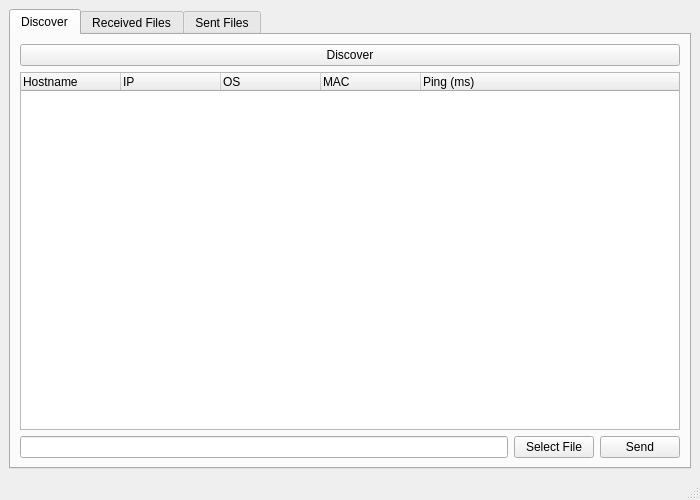
<?xml version="1.0" encoding="UTF-8"?>
<ui version="4.0">
 <class>MainWindow</class>
 <widget class="QMainWindow" name="MainWindow">
  <property name="geometry">
   <rect>
    <x>0</x>
    <y>0</y>
    <width>700</width>
    <height>500</height>
   </rect>
  </property>
  <property name="windowTitle">
   <string>File Transfer Tool</string>
  </property>
  <widget class="QWidget" name="centralwidget">
   <layout class="QVBoxLayout" name="verticalLayout">
    <item>
     <widget class="QTabWidget" name="tabWidget">
      <property name="currentIndex">
       <number>0</number>
      </property>
      <widget class="QWidget" name="tabDiscover">
       <attribute name="title">
        <string>Discover</string>
       </attribute>
       <layout class="QVBoxLayout" name="verticalLayoutTab1">
        <item>
         <widget class="QPushButton" name="btnDiscover">
          <property name="text">
           <string>Discover</string>
          </property>
         </widget>
        </item>
        <item>
         <widget class="QTreeWidget" name="treePeers">
          <property name="columnCount">
           <number>5</number>
          </property>
          <column>
           <property name="text">
            <string>Hostname</string>
           </property>
          </column>
          <column>
           <property name="text">
            <string>IP</string>
           </property>
          </column>
          <column>
           <property name="text">
            <string>OS</string>
           </property>
          </column>
          <column>
           <property name="text">
            <string>MAC</string>
           </property>
          </column>
          <column>
           <property name="text">
            <string>Ping (ms)</string>
           </property>
          </column>
         </widget>
        </item>
        <item>
         <layout class="QHBoxLayout" name="horizontalLayoutDiscover">
          <item>
           <widget class="QLineEdit" name="leFilePath"/>
          </item>
          <item>
           <widget class="QPushButton" name="btnSelectFile">
            <property name="text">
             <string>Select File</string>
            </property>
           </widget>
          </item>
          <item>
           <widget class="QPushButton" name="btnSend">
            <property name="text">
             <string>Send</string>
            </property>
           </widget>
          </item>
         </layout>
        </item>
       </layout>
      </widget>
      <widget class="QWidget" name="tabReceived">
       <attribute name="title">
        <string>Received Files</string>
       </attribute>
       <layout class="QVBoxLayout" name="verticalLayoutTab2">
        <item>
         <widget class="QListWidget" name="listReceived"/>
        </item>
        <item>
         <layout class="QHBoxLayout" name="horizontalLayoutReceivedFooter">
          <item>
           <widget class="QLabel" name="labelReceivedFolder">
            <property name="text">
             <string>Directory: </string>
            </property>
           </widget>
          </item>
          <item>
           <spacer name="horizontalSpacer">
            <property name="orientation">
             <enum>Qt::Orientation::Horizontal</enum>
            </property>
            <property name="sizeType">
             <enum>QSizePolicy::Policy::Expanding</enum>
            </property>
            <property name="sizeHint" stdset="0">
             <size>
              <width>0</width>
              <height>0</height>
             </size>
            </property>
           </spacer>
          </item>
          <item>
           <widget class="QPushButton" name="btnOpenReceivedFolder">
            <property name="text">
             <string>Open Download Folder</string>
            </property>
           </widget>
          </item>
         </layout>
        </item>
       </layout>
      </widget>
      <widget class="QWidget" name="tabSent">
       <attribute name="title">
        <string>Sent Files</string>
       </attribute>
       <layout class="QVBoxLayout" name="verticalLayoutTab3">
        <item>
         <widget class="QListWidget" name="listSent"/>
        </item>
        <item>
         <layout class="QHBoxLayout" name="horizontalLayoutSentFooter">
          <item>
           <spacer name="horizontalSpacerSent">
            <property name="orientation">
             <enum>Qt::Orientation::Horizontal</enum>
            </property>
            <property name="sizeType">
             <enum>QSizePolicy::Policy::Expanding</enum>
            </property>
            <property name="sizeHint" stdset="0">
             <size>
              <width>0</width>
              <height>0</height>
             </size>
            </property>
           </spacer>
          </item>
         </layout>
        </item>
       </layout>
      </widget>
     </widget>
    </item>
   </layout>
  </widget>
  <widget class="QStatusBar" name="statusbar"/>
 </widget>
 <resources/>
 <connections/>
</ui>
